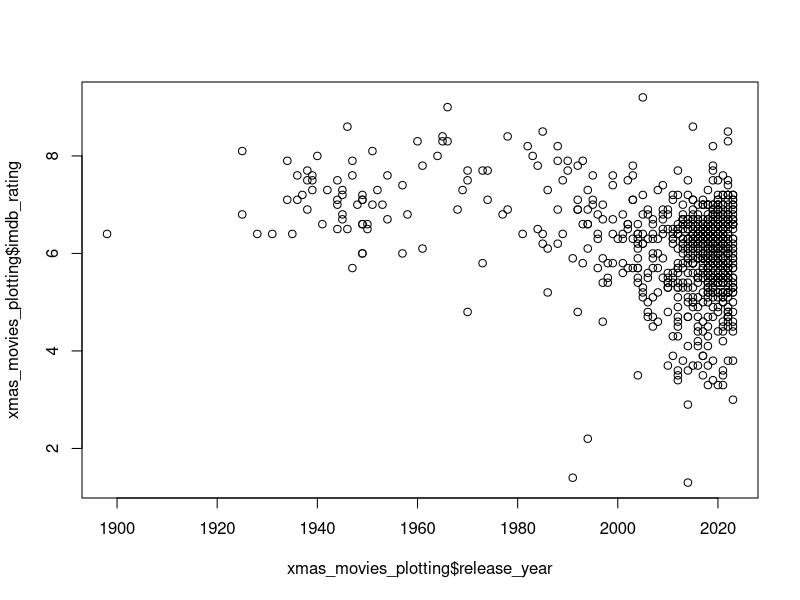
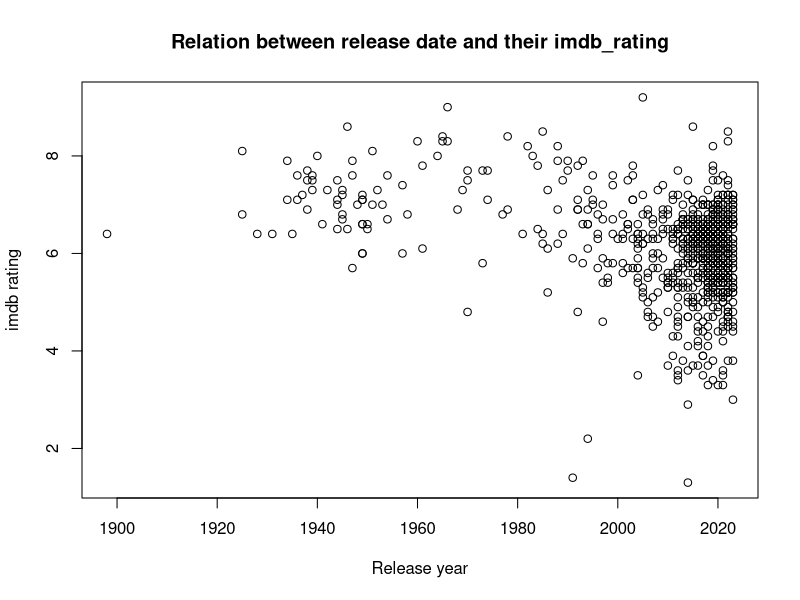
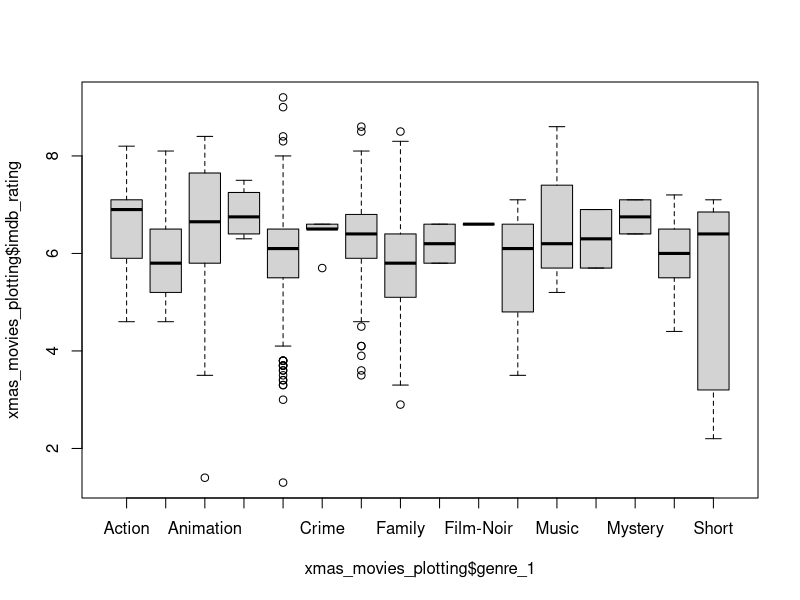
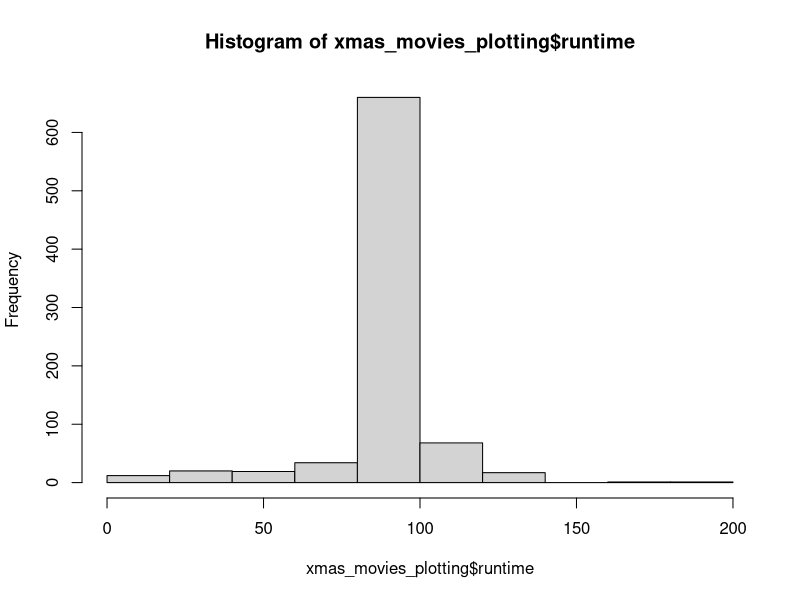

Write R code to recreate these figures, in order. (Note: this script raises an error after producing the figures.)
## ---- chunk 1
library(tidyverse)
## ---- chunk 2
xmas_movies_plotting <- read_csv("data/xmas_movies.csv", na = c("NA", "NULL"))
## ---- chunk 3
plot(xmas_movies_plotting$release_year, xmas_movies_plotting$imdb_rating)
## ---- chunk 4
plot(xmas_movies_plotting$release_year, xmas_movies_plotting$imdb_rating, 
     main = "Relation between release date and their imdb_rating",
     xlab = "Release year",
     ylab = "imdb rating")
## ---- chunk 5
boxplot(xmas_movies_plotting$imdb_rating~xmas_movies_plotting$genre_1)
## ---- chunk 6
hist(xmas_movies_plotting$runtime)
## ---- chunk 7
for(i in 1:10){
  temp <- sqrt(i)
  print(temp)
}

## ---- chunk 8
tic <- Sys.time()
for(i in 1:1000){
  temp <- sqrt(i)
  print(temp)
}
toc <- Sys.time()
for_time <- toc - tic
## ---- chunk 9
for_time
## ---- chunk 10
tic <- Sys.time()
sqrt(1:1000)
toc <- Sys.time()
vect_time <- toc - tic
vect_time
## ---- chunk 11
as.numeric(for_time)/as.numeric(vect_time)
## ---- chunk 12
i <- 1
while(i <= 10){
  print(sqrt(i))
  i <- i + 1
}
## ---- chunk 13
interviews_plotting %>% 
  ggplot(aes(x=no_membrs)) +
  geom_histogram()
